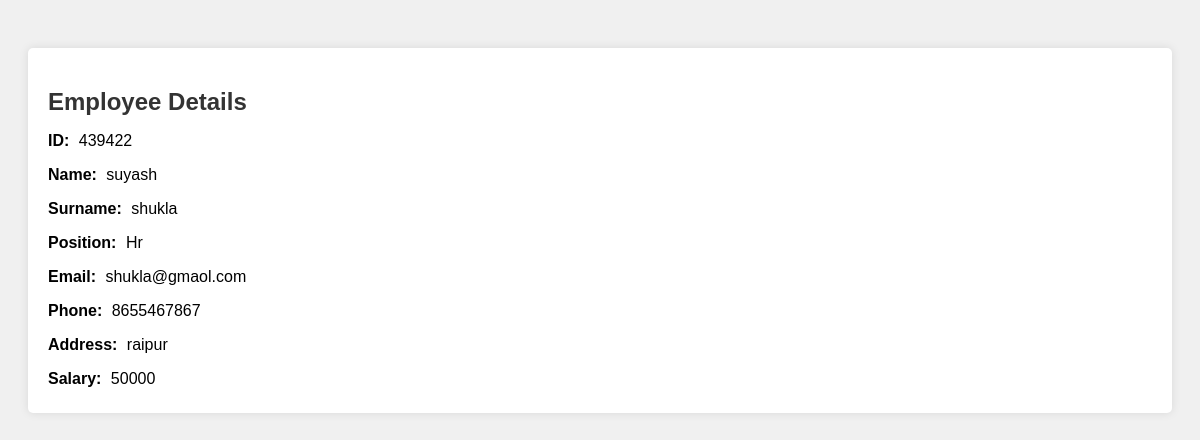
Screenshot of /user_panel/index.php?id=439422 with the database file from the repository.
### tables this page shows
CREATE TABLE `employees` (
  `Employee_ID` int(11) NOT NULL,
  `First_Name` varchar(50) DEFAULT NULL,
  `Last_Name` varchar(50) DEFAULT NULL,
  `Email_Address` varchar(100) DEFAULT NULL,
  `Address` varchar(255) DEFAULT NULL,
  `Position` varchar(100) DEFAULT NULL,
  `Salary` varchar(50) DEFAULT NULL,
  `StartDate` varchar(50) DEFAULT NULL,
  `Phone` varchar(50) DEFAULT NULL,
  `Fax` varchar(50) DEFAULT NULL,
  `Image_URL` varchar(255) DEFAULT NULL,
  `Status` varchar(20) DEFAULT NULL
);

### user_panel/index.php (the view, shortened to what this page needs)
<?php
echo '<!DOCTYPE html>
<html>
<head>
    <title>Employee Details</title>
    <style>
        body {
            font-family: Arial, sans-serif;
            background-color: #f0f0f0;
            padding: 20px;
        }
        .employee-details {
            background-color: #fff;
            box-shadow: 0 0 10px rgba(0,0,0,0.1);
            padding: 20px;
            border-radius: 5px;
            margin-top: 20px;
        }
        .employee-details h2 {
            color: #333;
            margin-bottom: 10px;
        }
        .employee-details p {
            margin-bottom: 5px;
        }
        .employee-details p strong {
            font-weight: bold;
            margin-right: 5px;
        }
    </style>
</head>
<body>';
if(isset($_GET['id']) && !empty($_GET['id'])) {
    include '../connection/connect.php';
    $id = $_GET['id'];
    $sql = "SELECT * FROM employees WHERE Employee_ID = ?";
    $stmt = $conn->prepare($sql);
    $stmt->bind_param("i", $id);
    $stmt->execute();
    $result = $stmt->get_result();
    if ($result->num_rows > 0) {
        echo '<div class="employee-details">';
        while($row = $result->fetch_assoc()) {
            echo "<h2>Employee Details</h2>";
            echo "<p><strong>ID:</strong> " . $row["Employee_ID"]. "</p>";
            echo "<p><strong>Name:</strong> " . $row["First_Name"]. "</p>";
            echo "<p><strong>Surname:</strong> " . $row["Last_Name"]. "</p>";
            echo "<p><strong>Position:</strong> " . $row["Position"]. "</p>";
            echo "<p><strong>Email:</strong> " . $row["Email_Address"]. "</p>";
            echo "<p><strong>Phone:</strong> " . $row["Phone"]. "</p>";
            echo "<p><strong>Address:</strong> " . $row["Address"]. "</p>";
            echo "<p><strong>Salary:</strong> " . $row["Salary"]. "</p>";
        }
        echo '</div>';
    } else {
        echo "<p>No results found for ID: $id</p>";
    }
} else {
    echo "<p>Enter an Employee ID above to view details.</p>";
}
echo '</body>
</html>';
?>

### user_panel/index.php (style rules this page uses)
body { font-family: Arial, sans-serif; background-color: #f0f0f0; padding: 20px; }
.employee-details { background-color: #fff; box-shadow: 0 0 10px rgba(0,0,0,0.1); padding: 20px; border-radius: 5px; margin-top: 20px; }
.employee-details h2 { color: #333; margin-bottom: 10px; }
.employee-details p { margin-bottom: 5px; }
.employee-details p strong { font-weight: bold; margin-right: 5px; }

### rows the page displays
employees: Employee_ID "439422", First_Name "suyash", Last_Name "shukla", Position "Hr", Email_Address "shukla@gmaol.com", Phone "8655467867", Address "raipur", Salary "50000"
